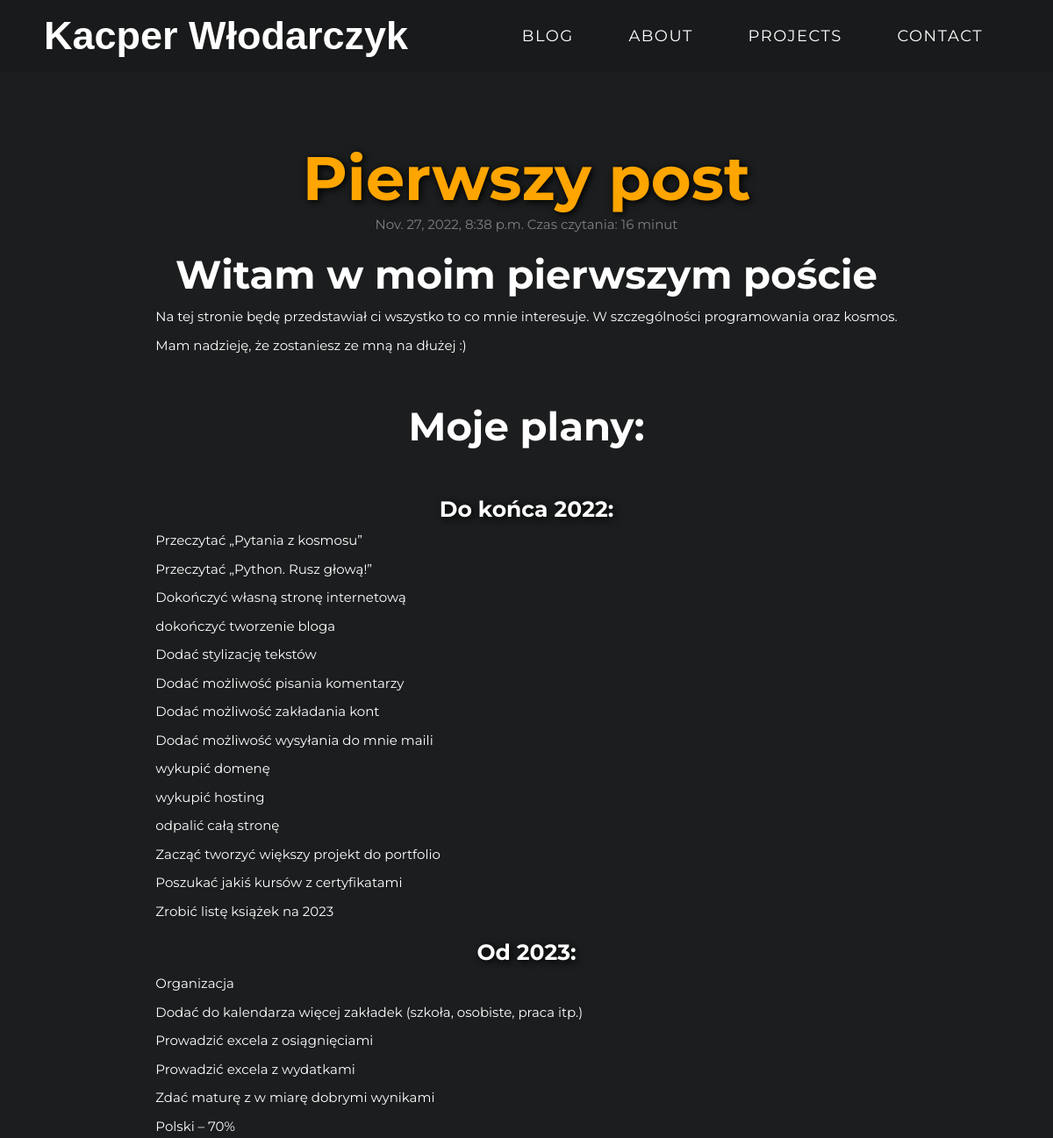
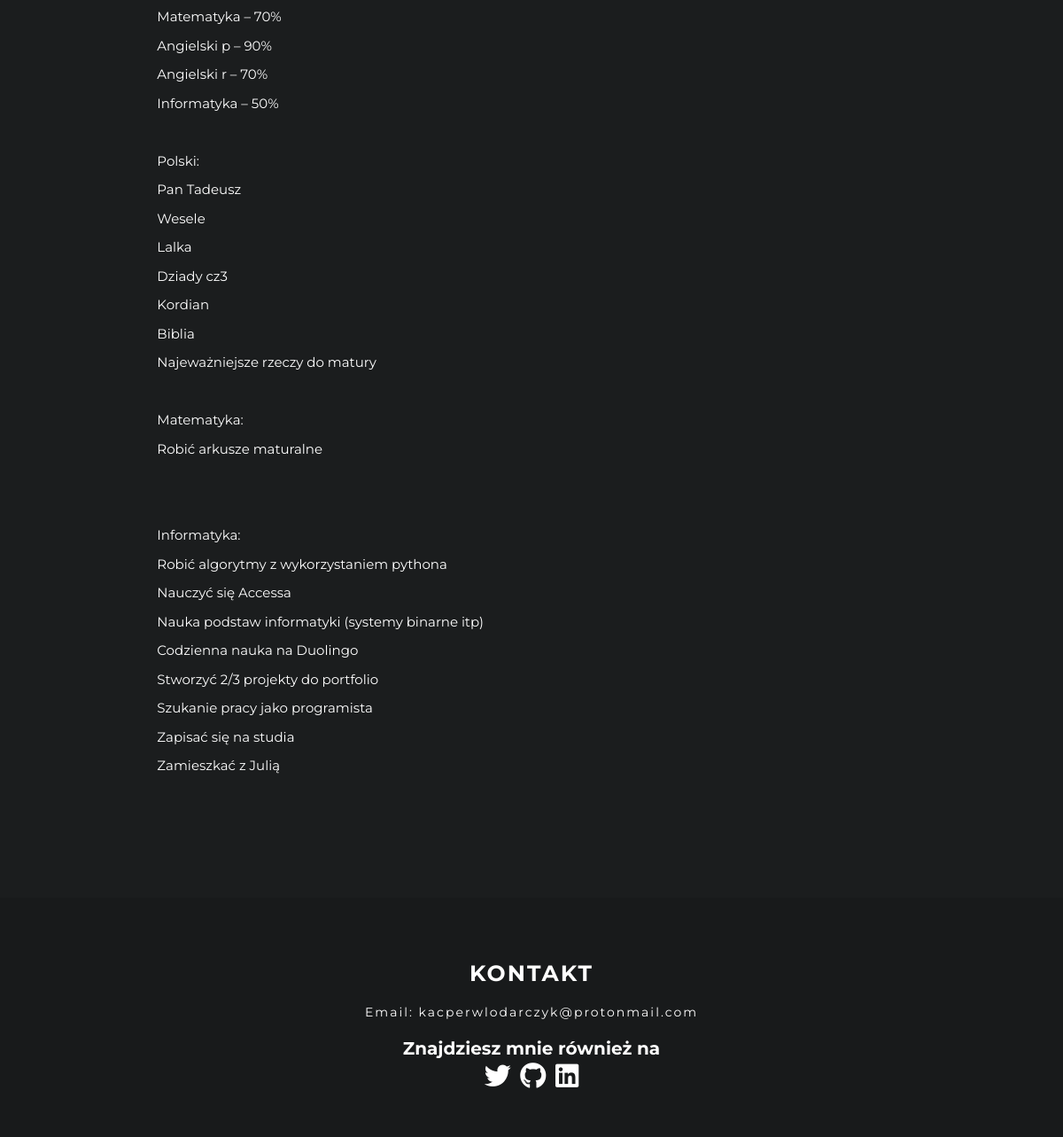
/blog/article/1, run on the app's committed database (2 pictures, top to bottom).
### blog/models.py (models this page shows, shortened)
class Post(models.Model):
    title = models.CharField(max_length=100)
    author = models.ForeignKey(User, on_delete=models.CASCADE)
    body = HTMLField()
    body_short = models.CharField(max_length=150)
    create_date = models.DateTimeField(auto_now_add=True)
    image = models.ImageField(null=True, blank=True, upload_to="images/")
    time_reading = models.TextField()

### blog/views.py (the view)
# urls.py: path('article/<int:pk>', ArticleDetailView.as_view(), name='article-detail'),
class ArticleDetailView(DetailView):
    model = Post
    template_name = 'article_details.html'

### blog/templates/article_details.html (shortened to what this page needs)
{% load static %}
<html lang="pl-PL">
<head>
  <link rel="stylesheet" href="https://cdnjs.cloudflare.com/ajax/libs/font-awesome/5.12.1/css/all.min.css" />
  <link rel="stylesheet" href="{% static '/css/detailstyle.css' %}">
</head>
<body>
  <section id="nav-bar" class="container-nav">
    <header class="nav-bar">
      <div class="brand"><a href="/base/"><h1>Kacper Włodarczyk</h1></a></div>
      <div class="nav-list">
        <ul>
          <li><a href="/blog/">Blog</a></li>
          <li><a href="#about">About</a></li>
          <li><a href="#projects">Projects</a></li>
          <li><a href="#footer">Contact</a></li>
        </ul>
    </header>
  </section>
<main>
  <div class="content-section">
    <div class="card">
      <h1>{{post.title}}</h1>
      <small>{{post.create_date}} Czas czytania: {{post.time_reading}}</small>
      <p>{{post.body|safe}}
    </div>
  </div>
  <footer id="footer" class="footer container">
    <div class="footer-contact">
      <h1 class="footer-contact-heading">Kontakt</h1>
      <p class="footer-contact-info">Email: kacperwlodarczyk@protonmail.com</p>
    </div>
    <div class="footer-social-follow">
      <h1 class="footer-social-follow-heading">Znajdziesz mnie również na</h1>
      <div class="footer-social-icon">
        <a href="https://twitter.com/Kacper95682155"><i class="fab fa-twitter"></i></a>
        <a href="https://github.com/DEENUU1"><i class="fab fa-github"></i></a>
        <a href="https://www.linkedin.com/in/kacper-w%C5%82odarczyk-449b62254/"><i class="fab fa-linkedin"></i></a>
      </div>
    </div>
  </footer>
</main>
</body>
</html>

### staticfiles/css/detailstyle.css (style rules this page uses)
* { margin: 0px; padding: 0px; box-sizing: border-box; }
main { background-color: #1b1d1e; }
html { scroll-behavior: smooth; font-family: 'Montserrat'; font-size: 10px; }
.container { width: 100%; height: auto; display: flex; align-items: center; justify-content: center; }
.container-nav { width: 100%; height: auto; display: flex; align-items: center; justify-content: center; }
#nav-bar { height: auto; width: 100%; position: fixed; z-index: 100; background-color: #181a1b; }
.nav-bar { background-color: #181a1b; left: 0; top: 0; padding: 1rem 5rem; width: 100%; display: flex; align-items: center; justify-content: space-between; }
.nav-bar .brand a { font-family: 'Flash Back - Demo', sans-serif; font-size: 3rem; color: white; text-decoration:none; }
.nav-bar .nav-list { display: flex; align-items: center; justify-content: center; }
.nav-bar .nav-list ul { position: absolute; width: 100%; top: 0; left: 0; background-color: rgb(46, 45, 45); padding: 5rem 0; transform: translateY(-100%); transition: .3s ease transform; text-align: center; z-index: -1; }
.nav-bar .nav-list ul li { list-style: none; display: block; position: relative; }
.nav-bar .nav-list ul li:after { content: ''; position: absolute; width: 5rem; height: .2rem; background-color: white; left: 50%; transform: translateX(-50%) scale(0); bottom: 0; transition: .3s ease transform; }
.nav-bar .nav-list ul li a { font-size: 1.8rem; text-decoration: none; text-transform: uppercase; color: white; display: block; letter-spacing: .15rem; padding: 2rem 3rem; }
.content-section { min-height: 100vh; padding-top: 100px; text-align: center; margin: auto; max-width: 100%; }
.content-section { display: flex; justify-content: center; align-items: center; width: 1000px; text-align:center; margin: auto; }
.content-section .card { max-width: 100%; margin: 40px 20px; }
.content-section .card h1 { margin-top: 20px; color: orange; text-shadow: 2px 2px 8px black; font-size: 70px; }
.content-section .card h2 { margin-top: 20px; color: white; font-size: 45px; text-align: center; }
.content-section .card h4 { margin-top: 20px; color: white; text-shadow: 2px 2px 8px black; font-size: 25px; text-align: center; }
.content-section .card small { color: grey; font-size: 15px; }
.content-section .card p { font-size: 15px; margin-top: 10px; color: white; line-height: 1.5; text-align: justify; width: 100%; }
.footer { min-height: 20vh; width: 100%; background-color: #181a1b; color: white; flex-direction: column; text-align: center; padding: 5rem; }
.footer .footer-contact { padding: 20px; }
.footer .footer-contact .footer-contact-heading { font-size: 2.5rem; text-transform: uppercase; letter-spacing: 2px; margin-bottom: 10px; }
.footer .footer-contact .footer-contact-info { font-size: 1.4rem; padding-top: 10px; letter-spacing: .2rem; }
.footer .footer-social-follow .footer-social-icon a { color: white; font-size: 3rem; margin: .4rem; display: inline-block; }
@media screen and (min-width: 768px) { .content-section { display: flex; justify-content: center; align-items: center; max-width: 100%; min-height: 100vh; } }
@media only screen and (min-width: 768px) { .nav-bar { width: 100%; } }
@media only screen and (min-width: 768px) { .nav-bar .nav-list ul { transform: translateX(0); position: initial; padding: 0; z-index: initial; background-color: transparent; } }
@media only screen and (min-width: 768px) { .nav-bar .nav-list ul li { display: inline-block; } }

### data on the page
Post: title "Pierwszy post", create_date "Nov. 27, 2022, 8:38 p.m.", time_reading "16 minut", body "Witam w moim pierwszym poście Na tej stronie będę przedstawiał ci wszystko to co mnie interesuje. W szczególności programowania oraz kosmos. Mam nadzieję, że zostaniesz ze mną na dłużej :) Moje plany: Do końca 2022: Przeczytać „Pytania z kosmosu” Przeczytać „Python. Rusz głową!” Dokończyć własną stronę internetową dokończyć tworzenie bloga Dodać stylizację tekstów Dodać możliwość pisania komentarzy Dodać możliwość zakładania kont Dodać możliwość wysyłania do mnie maili wykupić domenę wykupić hosting odpalić całą stronę Zacząć tworzyć większy projekt do portfolio Poszukać jakiś kursów z certyfikatami Zrobić listę książek na 2023 Od 2023: Organizacja Dodać do kalendarza więcej zakładek…"
